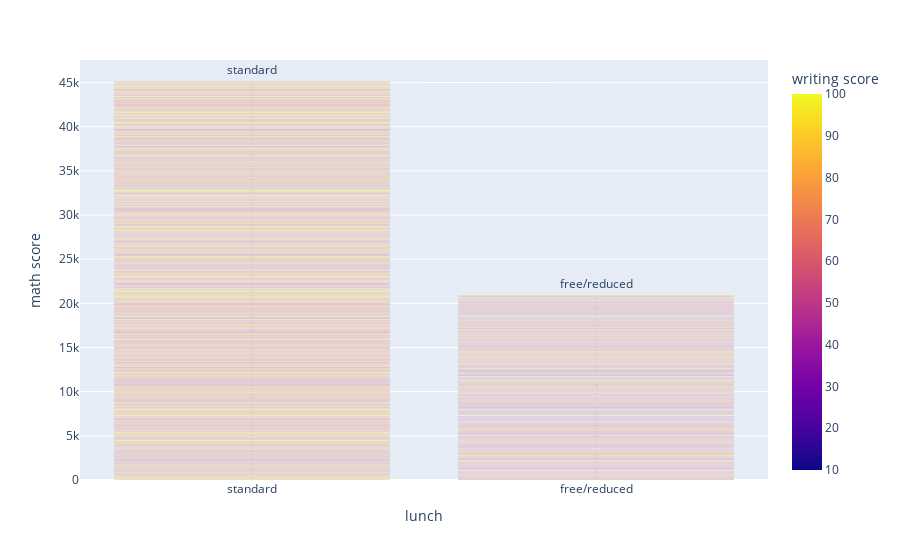

The cell this chart's notebook holds for it:
### Code cell
fig = px.bar(df, x ='lunch', y = 'math score',color = 'writing score', text='lunch')
fig.show()

### Figure 1 — Plotly figure (JSON) as saved in the notebook; plotly's stock layout.template omitted (floating-point values rounded to 4 significant figures; data arrays with more than 128 entries replaced by an {"elided": "..."} marker saying what was removed)
{"data": [{"alignmentgroup": "True", "hovertemplate": "lunch=%{text}<br>math score=%{y}<br>writing score=%{marker.color}<extra></extra>", "legendgroup": "", "marker": {"color": {"elided": "1000 int values"}, "coloraxis": "coloraxis", "pattern": {"shape": ""}}, "name": "", "offsetgroup": "", "orientation": "v", "showlegend": false, "text": {"elided": "1000 str values"}, "textposition": "auto", "type": "bar", "x": {"elided": "1000 str values"}, "xaxis": "x", "y": {"elided": "1000 int values"}, "yaxis": "y"}], "layout": {"barmode": "relative", "coloraxis": {"colorbar": {"title": {"text": "writing score"}}, "colorscale": [[0, "#0d0887"], [0.1111, "#46039f"], [0.2222, "#7201a8"], [0.3333, "#9c179e"], [0.4444, "#bd3786"], [0.5556, "#d8576b"], [0.6667, "#ed7953"], [0.7778, "#fb9f3a"], [0.8889, "#fdca26"], [1, "#f0f921"]]}, "legend": {"tracegroupgap": 0}, "margin": {"t": 60}, "xaxis": {"anchor": "y", "domain": [0, 1], "title": {"text": "lunch"}}, "yaxis": {"anchor": "x", "domain": [0, 1], "title": {"text": "math score"}}}}
